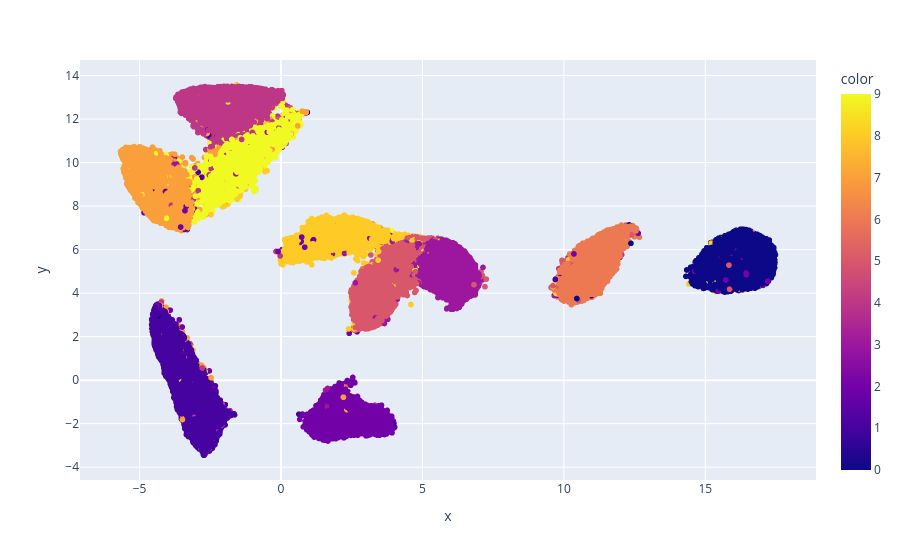

Notebook code for this chart:
### Code cell
px.scatter(
    x=embedding[:, 0],
    y=embedding[:, 1],
    color=y.astype(int),
)

### Figure 1 — Plotly figure (JSON) as saved in the notebook; plotly's stock layout.template omitted (floating-point values rounded to 4 significant figures; data arrays with more than 128 entries replaced by an {"elided": "..."} marker saying what was removed)
{"data": [{"hovertemplate": "x=%{x}<br>y=%{y}<br>color=%{marker.color}<extra></extra>", "legendgroup": "", "marker": {"color": {"elided": "70000 int values"}, "coloraxis": "coloraxis", "symbol": "circle"}, "mode": "markers", "name": "", "showlegend": false, "type": "scattergl", "x": {"elided": "70000 float values"}, "xaxis": "x", "y": {"elided": "70000 float values"}, "yaxis": "y"}], "layout": {"coloraxis": {"colorbar": {"title": {"text": "color"}}, "colorscale": [[0, "#0d0887"], [0.1111, "#46039f"], [0.2222, "#7201a8"], [0.3333, "#9c179e"], [0.4444, "#bd3786"], [0.5556, "#d8576b"], [0.6667, "#ed7953"], [0.7778, "#fb9f3a"], [0.8889, "#fdca26"], [1, "#f0f921"]]}, "legend": {"tracegroupgap": 0}, "margin": {"t": 60}, "xaxis": {"anchor": "y", "domain": [0, 1], "title": {"text": "x"}}, "yaxis": {"anchor": "x", "domain": [0, 1], "title": {"text": "y"}}}}
